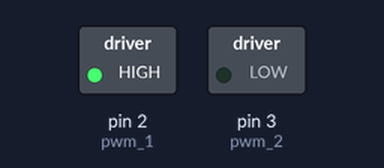
The sketch below on a simulated Arduino Uno, built with avr-gcc and run on an emulated ATmega328P. Shown: switched loads named in the sketch (green lamp = pin HIGH).

Above: at 0.1 s.
At 3.1 s:
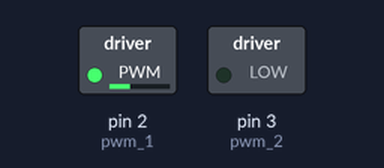
Timing chart, 0 to 4.6 s (numbered marks = the images above):
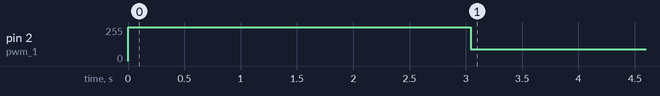

The sketch:

Bestbetyet.src.ino
```cpp
#include <stdio.h>
#include <stdlib.h>

#define  SIZE   19      /* number of cities */

int      START;         /* index of start city, set interactively */
#define  GOAL   17      /* index of goal city, Vienna */

#define  OPEN    1

#define  TRUE    1
#define  FALSE   0

typedef  struct city {
         char           name[ 15 ];
         int            ind;            /* position in array cities */
         int            g_val;          /* optimal path to city */
         int            h_est;          /* estimate to goal */
         int            f_est;          /* g_value + h_estimate */
         int            opened;           /* open list */
         int            closed;         /* closed list */
         struct city    *adjcs[ SIZE ]; /* adjacent cities */
         struct city    *backptr;       /* optimal path pointer */
} CITY;

CITY  cities[ SIZE ];

int   distances[ SIZE ][ SIZE ];   /* distances between two cities */
int   open_count = 0;              /* number of items on open list */

void  get_input( void ),
      set_adjacency_lists( void ),
      astar( void );
void  failure( void ), success( const CITY *ptr ),
      expand( int index );
int   get_best_prospect( void );
void  update_values( CITY *ptr ),
      update_path( CITY *ptr, int index );
void  get_start_city( void );
void  print_cities( const CITY *ptr );

int main()
{
        get_input();
        set_adjacency_lists();

        cities[ START ].backptr = NULL; /* path starts here */
        cities[ START ].g_val = 0;

        cities[ START ].opened = TRUE;    /* put START on open list */
        ++open_count;

        astar();  /* search */

        return EXIT_SUCCESS;
}

void astar( void )
{
        int best;

        if ( open_count == 0 )            /* any more options? */
             failure();                   /* if not, fail */
        else {
             best = get_best_prospect();      /* get most promising city */
             if ( best == GOAL )              /* goal city? */
                  success( &cities[ GOAL ] ); /* if so, succeed */
             else {                           /* otherwise: */
                  cities[ best ].opened = FALSE;    /* remove from open */
                  --open_count;
                  cities[ best ].closed = TRUE;   /* put on closed */
                  expand( best );                 /* expand it */
                  astar();                        /* keep searching */
             }
        }
}

int get_best_prospect( void )
{
        int  i = 0, best;

        /* Find 1st city in open list. */
        while ( cities[ i++ ].opened == FALSE )
                        ;
        /* Assume it's the best. */
        best = --i;

        /* Look for something better. */
        for ( i = best + 1; i < SIZE; ++i )
            if ( cities[ i ].opened == TRUE  &&
                 cities[ i ].f_est  <  cities[ best ].f_est )
               best = i;

        return best;
}

void expand( int index )
{
        int i = 0;

        while ( cities[ index ].adjcs[ i ] != NULL ) {

             /* If adjacent city is not on OPEN or CLOSED, then      */
             /* (1) set its backpointer to current city, (2) compute */
             /* its g_val and f_est, and (3) put it on OPEN.         */
             if ( cities[ index ].adjcs[ i ] -> opened == FALSE  &&
                  cities[ index ].adjcs[ i ] -> closed == FALSE ) {
                cities[ index ].adjcs[ i ] -> backptr = &cities[ index ];
                update_values( cities[ index ].adjcs[ i ] );
                cities[ index ].adjcs[ i ] -> opened = TRUE;
                ++open_count;
             }
             /* Otherwise, see if its backpointer needs changing. */
             else
                update_path( cities[ index ].adjcs[ i ], index );
             ++i;
        }
}

void  update_values( CITY *ptr )
{
        int ind1, ind2;

        ind1 = ptr -> backptr -> ind;   /* current city */
        ind2 = ptr -> ind;              /* predecessor */
        ptr -> g_val = ptr -> backptr -> g_val  +  distances[ ind1 ][ ind2 ];
        ptr -> f_est = ptr -> g_val  +  ptr -> h_est;
}

void  update_path( CITY *ptr, int index )
{
        CITY  *best;

        /* Assume current path is best. */
        best = ptr -> backptr;

        /* Compare with new path. */
        if ( best != NULL && cities[ index ].g_val  <  best -> g_val ) {
           /* If new path is better than the old one,
              then reset backpointer and update g_val and f_est. */
           ptr -> backptr = &cities[ index ];
           update_values( ptr );

           /* Is city on CLOSED? */
           if ( ptr -> closed == TRUE ) {
              /* If so, put back on OPEN. */
              ptr -> closed = FALSE;
              ptr -> opened = TRUE;
              ++open_count;
           }
        }
}

void get_input( void )
{
        FILE  *fptr;
        int   i, j;

        /* Read cities' names into structure variables. */
        fptr = fopen( "names.dat", "r" );
        for ( i = 0; i < SIZE; ++i ) {
             fscanf( fptr, "%s%d", cities[ i ].name, &cities[ i ].h_est );
             cities[ i ].ind = i;
             cities[ i ].opened = FALSE;
             cities[ i ].closed = FALSE;
        }
        fclose( fptr );

        /* Read distances between cities into matrix. */
        fptr = fopen( "distance.dat", "r" );
        for ( i = 0; i < SIZE; ++i )
             for ( j = 0; j < SIZE; ++j )
                  fscanf( fptr, "%d", &distances[ i ][ j ] );
        fclose( fptr );

        /* Prompt user for START city, and read its index into START. */
        get_start_city();
}

void get_start_city( void )
{
        printf( "\n\n\t\tPlease select a start city." );
        printf( "\n\t\tEnter a number associated with one of the cities.\n" );

        printf( "\n\t\tAmsterdam  ---  1\tLisbon  --- 10" );
        printf( "\n\t\tBelgrade   ---  2\tMadrid  --- 11" );
        printf( "\n\t\tBerlin     ---  3\tMunich  --- 12" );
        printf( "\n\t\tBern       ---  4\tNaples  --- 13" );
        printf( "\n\t\tBrussels   ---  5\tParis   --- 14" );
        printf( "\n\t\tBudapest   ---  6\tPrague  --- 15" );
        printf( "\n\t\tCopenhagen ---  7\tRome    --- 16" );
        printf( "\n\t\tGenoa      ---  8\tTrieste --- 17" );
        printf( "\n\t\tHamburg    ---  9\tWarsaw  --- 18" );
        printf( "\n\n\t\t" );
        scanf( "%d", &START );

        /* Adjust index for any city except Warsaw, whose index is 18. */
        if ( START < 18 )
           --START;
}

void failure( void )
{
        printf( "\n\n\n\tYou can't get there from here.\n\n " );
}

void success( const CITY *ptr )
{
        int i;

        printf( "\n\n\n" );
        printf( "\n\n\tOPTIMAL PATH LENGTH: %d\n", ptr -> g_val );
        printf( "\n\n\tOPTIMAL PATH:\n" );
        print_cities( ptr );

        printf( "\n\n\tEXPANDED VERTICES:\n" );
        for ( i = 0; i < SIZE; ++i )
            if ( cities[ i ].closed == TRUE )
               printf( "\n\t%s", cities[ i ].name );
        printf( "\n\n\n" );
}

void print_cities( const CITY *ptr )
{
        if ( ptr -> ind == START )            /* halt backtrack */
           printf( "\n\t%s", ptr -> name );
        else {
           print_cities( ptr -> backptr );    /* backtrack */
           printf( "\n\t%s", ptr -> name );
        }
}

void set_adjacency_lists( void )
{
        /***         Amsterdam to ...     ***/
        cities[ 0 ].adjcs[ 0 ] = &cities[ 3 ];    /* Bern */
        cities[ 0 ].adjcs[ 1 ] = &cities[ 4 ];    /* Brussels */
        cities[ 0 ].adjcs[ 2 ] = &cities[ 8 ];    /* Hamburg */
        cities[ 0 ].adjcs[ 3 ] = &cities[ 11 ];   /* Munich */

        /***         Belgrade to ...      ***/
        cities[ 1 ].adjcs[ 0 ] = &cities[ 5 ];    /* Budapest */
        cities[ 1 ].adjcs[ 1 ] = &cities[ 16 ];   /* Trieste */
        cities[ 1 ].adjcs[ 2 ] = &cities[ 17 ];   /* Vienna */

        /***         Berlin to ...        ***/
        cities[ 2 ].adjcs[ 0 ] = &cities[ 3 ];    /* Bern */
        cities[ 2 ].adjcs[ 1 ] = &cities[ 8 ];    /* Hamburg */
        cities[ 2 ].adjcs[ 2 ] = &cities[ 14 ];   /* Prague */
        cities[ 2 ].adjcs[ 3 ] = &cities[ 18 ];   /* Warsaw */

        /***         Bern to ...          ***/
        cities[ 3 ].adjcs[ 0 ] = &cities[ 0 ];    /* Amsterdam */
        cities[ 3 ].adjcs[ 1 ] = &cities[ 2 ];    /* Belgrade */
        cities[ 3 ].adjcs[ 2 ] = &cities[ 4 ];    /* Brussels */
        cities[ 3 ].adjcs[ 3 ] = &cities[ 7 ];    /* Genoa */
        cities[ 3 ].adjcs[ 4 ] = &cities[ 10 ];   /* Madrid */
        cities[ 3 ].adjcs[ 5 ] = &cities[ 11 ];   /* Munich */
        cities[ 3 ].adjcs[ 6 ] = &cities[ 16 ];   /* Trieste */

        /***         Brussels to ...      ***/
        cities[ 4 ].adjcs[ 0 ] = &cities[ 0 ];    /* Amsterdam */
        cities[ 4 ].adjcs[ 1 ] = &cities[ 3 ];    /* Bern */
        cities[ 4 ].adjcs[ 2 ] = &cities[ 7 ];    /* Genoa */
        cities[ 4 ].adjcs[ 3 ] = &cities[ 13 ];   /* Paris */

        /***         Budapest to ...      ***/
        cities[ 5 ].adjcs[ 0 ] = &cities[ 1 ];    /* Belgrade */
        cities[ 5 ].adjcs[ 1 ] = &cities[ 16 ];   /* Trieste */
        cities[ 5 ].adjcs[ 2 ] = &cities[ 17 ];   /* Vienna */
        cities[ 5 ].adjcs[ 3 ] = &cities[ 18 ];   /* Warsaw */

        /***         Copenhagen to ...    ***/
        cities[ 6 ].adjcs[ 0 ] = &cities[ 8 ];    /* Hamburg */

        /***         Genoa to ...         ***/
        cities[ 7 ].adjcs[ 0 ] = &cities[ 4 ];    /* Brussels */
        cities[ 7 ].adjcs[ 1 ] = &cities[ 10 ];   /* Madrid */
        cities[ 7 ].adjcs[ 2 ] = &cities[ 13 ];   /* Paris */
        cities[ 7 ].adjcs[ 3 ] = &cities[ 15 ];   /* Rome */
        cities[ 7 ].adjcs[ 4 ] = &cities[ 16 ];   /* Trieste */

        /***         Hamburg to ...       ***/
        cities[ 8 ].adjcs[ 0 ] = &cities[ 0 ];    /* Amsterdam */
        cities[ 8 ].adjcs[ 1 ] = &cities[ 2 ];    /* Berlin */
        cities[ 8 ].adjcs[ 2 ] = &cities[ 6 ];    /* Copenhagen */

        /***         Lisbon to ...         ***/
        cities[ 9 ].adjcs[ 0 ] = &cities[ 10 ];   /* Madrid */

        /***          Madrid to ...        ***/
        cities[ 10 ].adjcs[ 0 ] = &cities[ 3 ];   /* Bern */
        cities[ 10 ].adjcs[ 1 ] = &cities[ 7 ];   /* Genoa */
        cities[ 10 ].adjcs[ 2 ] = &cities[ 9 ];   /* Lisbon */
        cities[ 10 ].adjcs[ 3 ] = &cities[ 13 ];  /* Paris */

        /***          Munich to ...        ***/
        cities[ 11 ].adjcs[ 0 ] = &cities[ 0 ];   /* Amsterdam */
        cities[ 11 ].adjcs[ 1 ] = &cities[ 14 ];  /* Prague */
        cities[ 11 ].adjcs[ 2 ] = &cities[ 15 ];  /* Rome */
        cities[ 11 ].adjcs[ 3 ] = &cities[ 17 ];  /* Vienna */

        /***          Naples to ...         ***/
        cities[ 12 ].adjcs[ 0 ] = &cities[ 15 ];  /* Rome */

        /***          Paris to ...         ***/
        cities[ 13 ].adjcs[ 0 ] = &cities[ 4 ];   /* Brussels */
        cities[ 13 ].adjcs[ 1 ] = &cities[ 7 ];   /* Genoa */
        cities[ 13 ].adjcs[ 2 ] = &cities[ 10 ];  /* Madrid */

        /***          Prague to ...        ***/
        cities[ 14 ].adjcs[ 0 ] = &cities[ 2 ];   /* Berlin */
        cities[ 14 ].adjcs[ 1 ] = &cities[ 11 ];  /* Munich */
        cities[ 14 ].adjcs[ 2 ] = &cities[ 17 ];  /* Vienna */
        cities[ 14 ].adjcs[ 3 ] = &cities[ 18 ];  /* Warsaw */

        /***          Rome to ...          ***/
        cities[ 15 ].adjcs[ 0 ] = &cities[ 7 ];   /* Genoa */
        cities[ 15 ].adjcs[ 1 ] = &cities[ 11 ];  /* Munich */
        cities[ 15 ].adjcs[ 2 ] = &cities[ 12 ];  /* Naples */
        cities[ 15 ].adjcs[ 3 ] = &cities[ 16 ];  /* Trieste */

        /***          Trieste to ...       ***/
        cities[ 16 ].adjcs[ 0 ] = &cities[ 1 ];   /* Belgrade */
        cities[ 16 ].adjcs[ 1 ] = &cities[ 3 ];   /* Bern */
        cities[ 16 ].adjcs[ 2 ] = &cities[ 5 ];   /* Budapest */
        cities[ 16 ].adjcs[ 3 ] = &cities[ 7 ];   /* Genoa */
        cities[ 16 ].adjcs[ 4 ] = &cities[ 15 ];  /* Rome */
        cities[ 16 ].adjcs[ 5 ] = &cities[ 17 ];  /* Vienna */

        /***          Warsaw to ...        ***/
        cities[ 18 ].adjcs[ 0 ] = &cities[ 2 ];   /* Berlin */
        cities[ 18 ].adjcs[ 1 ] = &cities[ 5 ];   /* Budapest */
        cities[ 18 ].adjcs[ 2 ] = &cities[ 14 ];  /* Prague */
        cities[ 18 ].adjcs[ 3 ] = &cities[ 17 ];  /* Vienna */
}
```

sketch_apr06a.ino
```cpp
const int pwm_1=2;
const int pwm_2=3;
int val=0;

void setup() {
  // put your setup code here, to run once:

}

void loop() {
  // put your main code here, to run repeatedly:
  forward(3000, 5);
}

void wheelForward(int wheel, unsigned long time, int speed){
  int n = 17.5*speed+62.5;
  switch (wheel){
    case 1:
      analogWrite(pwm_1,n);
      analogWrite(pwm_2,0);
      if (millis() > time){
        analogWrite(pwm_1, 0);
      }
      break;
    case 2:
      analogWrite(pwm_1,n);
      analogWrite(pwm_2,0);
      if (millis() > time){
        analogWrite(pwm_1, 0);
      }
      break;
    case 3:
      analogWrite(pwm_1,n);
      analogWrite(pwm_2,0);
      if (millis() > time){
        analogWrite(pwm_1, 0);
      }
      break;
    case 4:
      analogWrite(pwm_1,n);
      analogWrite(pwm_2,0);
      if (millis() > time){
        analogWrite(pwm_1, 0);
      }
      break;
  }
}

void wheelReverse(int wheel,unsigned long time, int speed){
  int n = 17.5*speed+62.5;
  switch (wheel){
    case 1:
      analogWrite(pwm_1,0);
      analogWrite(pwm_2,n);
        if (millis() > time){
          analogWrite(pwm_2, 0);
         }
    break;
    case 2:
      analogWrite(pwm_1,0);
      analogWrite(pwm_2,n);
        if (millis() > time){
          analogWrite(pwm_2, 0);
         }
    break;
    case 3:
      analogWrite(pwm_1,0);
      analogWrite(pwm_2,n);
        if (millis() > time){
          analogWrite(pwm_2, 0);
         }
    break;
    case 4:
      analogWrite(pwm_1,0);
      analogWrite(pwm_2,n);
      if (millis() > time){
          analogWrite(pwm_2, 0);
      }
      break;
  }
}

void forward(unsigned long time, int speed){
  wheelForward(1, time, speed);
  wheelForward(2, time, speed);
  wheelForward(3, time, speed);
  wheelForward(4, time, speed);
}

void reverse(unsigned long time, int speed){
  wheelReverse(1, time, speed);
  wheelReverse(2, time, speed);
  wheelReverse(3, time, speed);
  wheelReverse(4, time, speed);
}
```

Measured:
- by itself, pin 2 (pwm_1): 0/255 → 255/255 at 0.00 s, → 87/255 3.0 s later
